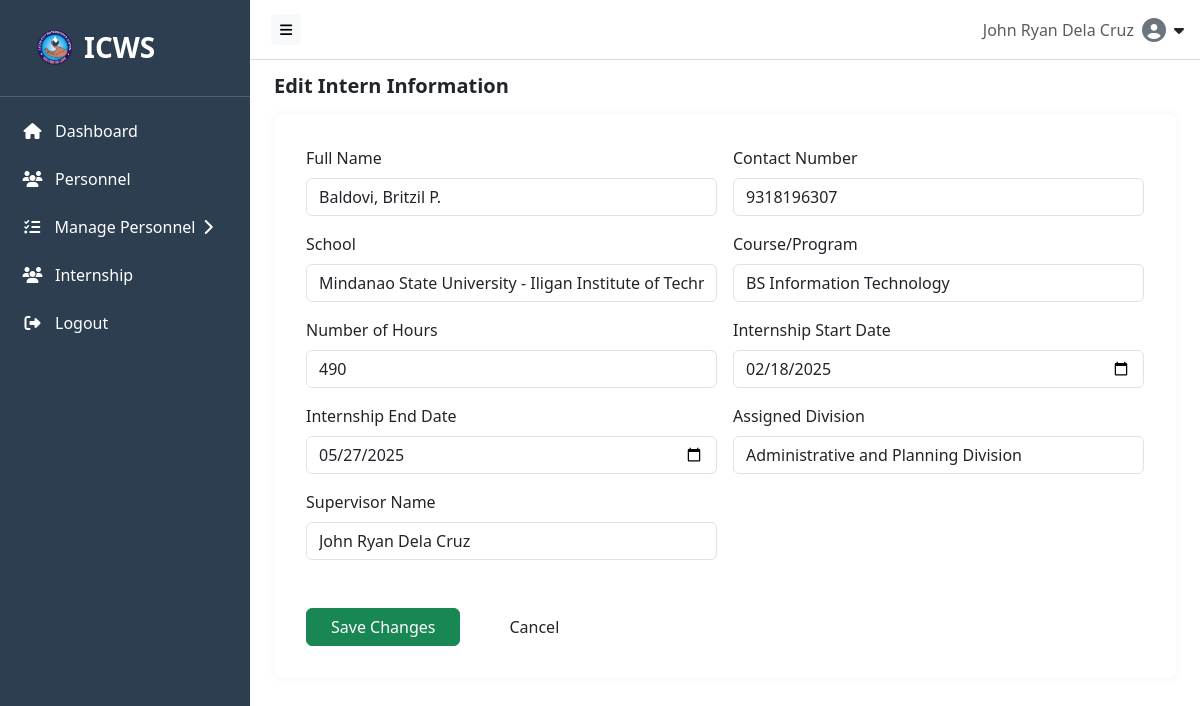
Before: /src/components/edit_intern.php?intern_id=3 (signed in) with the older database file.
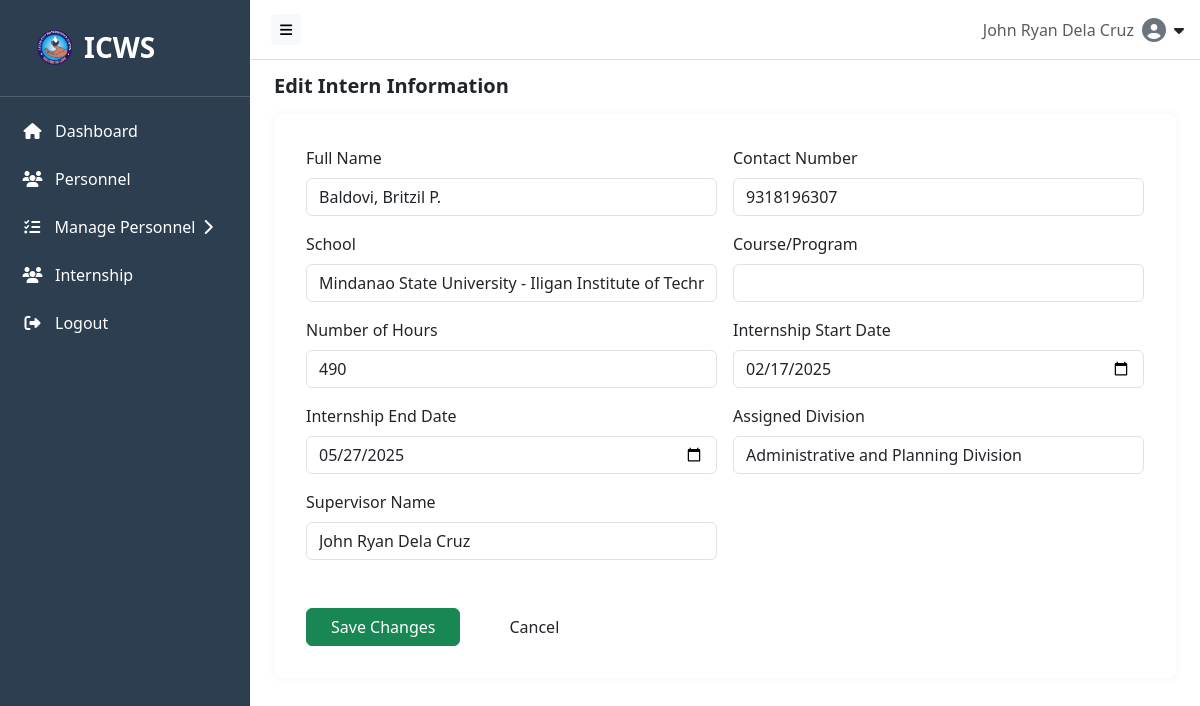
After: the same page with the newer database file.
### tables this page shows
CREATE TABLE `intern` (
  `intern_id` int(5) NOT NULL,
  `fullName` varchar(255) DEFAULT NULL,
  `contactNo` bigint(11) DEFAULT NULL,
  `school` varchar(255) DEFAULT NULL,
  `course` varchar(100) DEFAULT NULL,
  `hoursNo` int(4) DEFAULT NULL,
  `startDate` date DEFAULT NULL,
  `endDate` date DEFAULT NULL,
  `division` varchar(100) DEFAULT NULL,
  `supervisorName` varchar(255) DEFAULT NULL,
  `createdAt` timestamp NOT NULL DEFAULT current_timestamp(),
  `updatedAt` timestamp NOT NULL DEFAULT current_timestamp() ON UPDATE current_timestamp()
);

### src/components/edit_intern.php (the view, shortened to what this page needs)
<?php
include_once __DIR__ . '/../../backend/db.php';
$errors = [];
$intern = null;
if ($_SERVER["REQUEST_METHOD"] === "GET" && isset($_GET["intern_id"])) {
    $intern_id = intval($_GET["intern_id"]);
    if ($intern_id > 0) {
        $sql = "SELECT * FROM intern WHERE intern_id = ?";
        $stmt = $conn->prepare($sql);
        $stmt->bind_param("i", $intern_id);
        if ($stmt->execute()) {
            $result = $stmt->get_result();
            if ($result->num_rows > 0) {
                $intern = $result->fetch_assoc();
            } else {
                $errors[] = "Intern not found.";
            }
        } else {
            $errors[] = "Error fetching intern data: " . $conn->error;
        }
    } else {
        $errors[] = "Invalid intern ID.";
    }
}
?>
<!DOCTYPE html>
<html lang="en">
<head>
  <link rel="stylesheet" href="https://cdn.jsdelivr.net/npm/bootstrap@5.3.0/dist/css/bootstrap.min.css">
  <link rel="stylesheet" href="https://cdnjs.cloudflare.com/ajax/libs/font-awesome/6.4.0/css/all.min.css">
  <link rel="stylesheet" href="https://cdn.datatables.net/1.13.6/css/dataTables.bootstrap5.min.css">
  <link rel="stylesheet" href="https://cdn.datatables.net/buttons/2.4.1/css/buttons.bootstrap5.min.css">
  <link rel="stylesheet" href="https://cdn.jsdelivr.net/npm/bootstrap-icons@1.10.5/font/bootstrap-icons.css">
</head>
<body>
<?php include __DIR__ . '/../hero/navbar.php'; ?>
<?php include __DIR__ . '/../hero/sidebar.php'; ?>
<div class="content" id="content">
  <div class="d-flex justify-content-between align-items-center mb-3">
    <h5 class="mb-0 fw-semibold">Edit Intern Information</h5>
  </div>
  <?php if ($intern): ?>
    <div class="form-wrapper">
      <form method="POST" action="">
        <div class="row g-3">
          <div class="col-md-6">
            <label class="form-label">Full Name</label>
            <input type="text" class="form-control" name="full_name" value="<?= htmlspecialchars($intern['fullName']) ?>" required>
          </div>
          <div class="col-md-6">
            <label class="form-label">Contact Number</label>
            <input type="text" class="form-control" name="contact_number" value="<?= htmlspecialchars($intern['contactNo']) ?>"
              maxlength="10" pattern="\d{10}" title="Contact number must be exactly 10 digits" onkeypress="return isNumberKey(event)">
          </div>
          <div class="col-md-6">
            <label class="form-label">School</label>
            <input type="text" class="form-control" name="school" value="<?= htmlspecialchars($intern['school']) ?>">
          </div>
          <div class="col-md-6">
            <label class="form-label">Course/Program</label>
            <input type="text" class="form-control" name="course" value="<?= htmlspecialchars($intern['course']) ?>">
          </div>
          <div class="col-md-6">
            <label class="form-label">Number of Hours</label>
            <input type="number" class="form-control" name="number_of_hours" value="<?= htmlspecialchars($intern['hoursNo']) ?>" required>
          </div>
          <div class="col-md-6">
            <label class="form-label">Internship Start Date</label>
            <input type="date" class="form-control" name="internship_start" value="<?= htmlspecialchars($intern['startDate']) ?>" required>
          </div>
          <div class="col-md-6">
            <label class="form-label">Internship End Date</label>
            <input type="date" class="form-control" name="internship_end" value="<?= htmlspecialchars($intern['endDate']) ?>" required>
          </div>
          <div class="col-md-6">
            <label class="form-label">Assigned Division</label>
            <input type="text" class="form-control" name="division" value="<?= htmlspecialchars($intern['division']) ?>" required>
          </div>
          <div class="col-md-6">
            <label class="form-label">Supervisor Name</label>
            <input type="text" class="form-control" name="supervisor" value="<?= htmlspecialchars($intern['supervisorName']) ?>" required>
          </div>
          <div class="col-md-12 d-flex mt-5 gap-4">
            <button type="submit" class="btn btn-success px-4">Save Changes</button>
            <button type="button" onclick="history.back()" class="btn btn-cancel px-4">Cancel</button>
          </div>
        </div>
      </form>
    </div>
  <?php endif; ?>
</div>
</body>
</html>

Changed rows visible on the page:
changed intern "Baldovi, Britzil P.": internship_start "02/18/2025" → "02/17/2025"; course "BS Information Technology" → (not shown)
